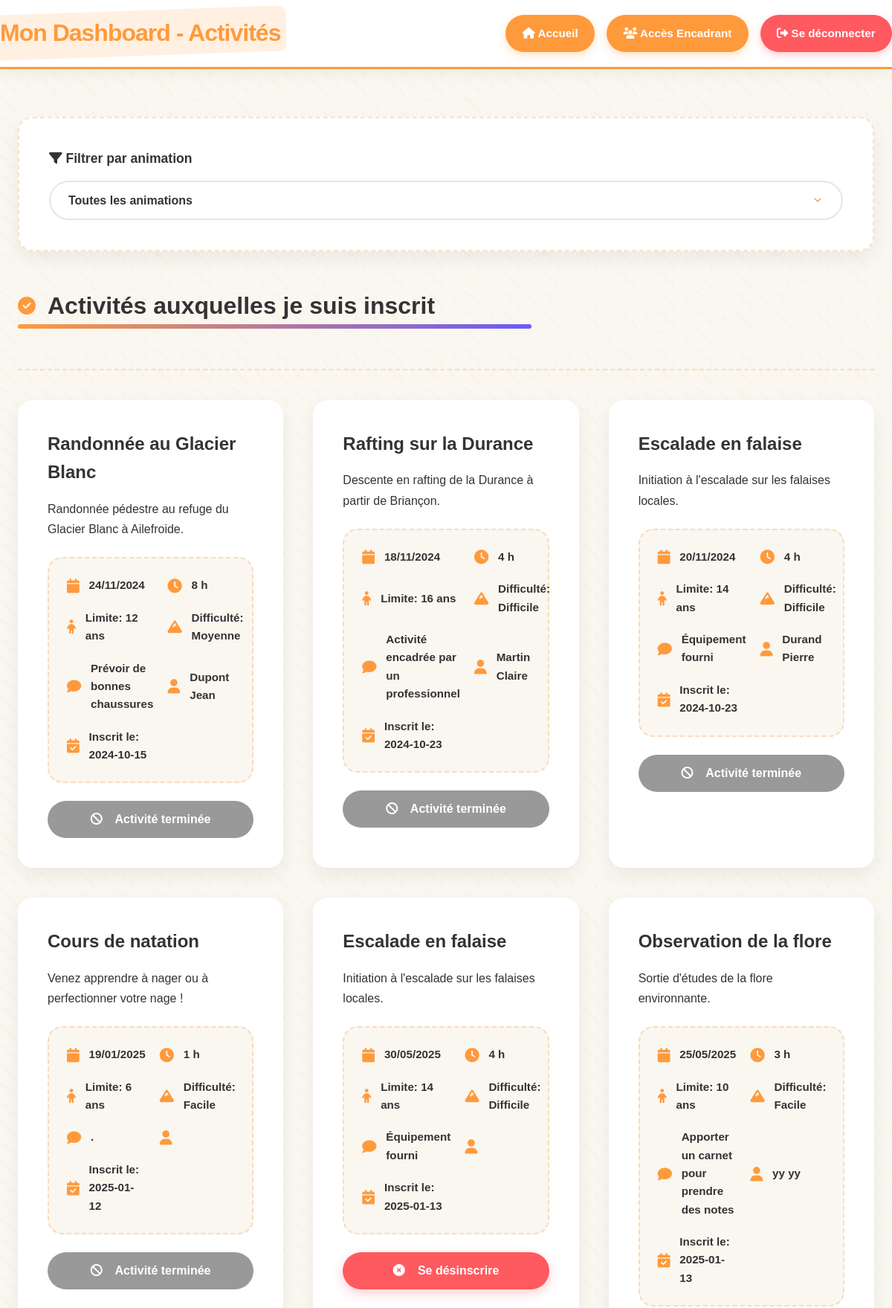
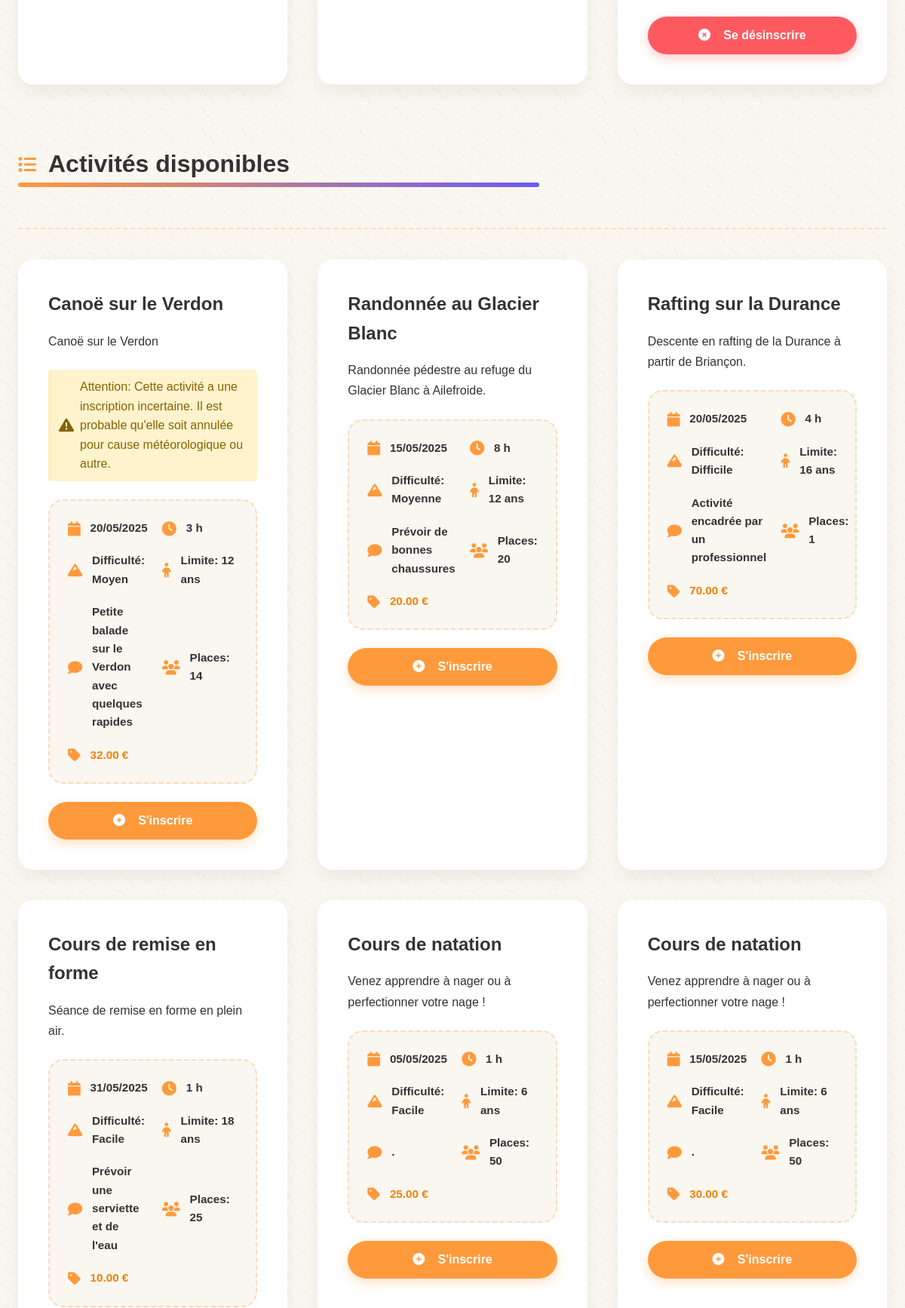
/ProjetLeger/app/views/dashboard_vacancier.php (signed in, upper part), run on the app's committed database (2 pictures, top to bottom).
### tables this page shows
CREATE TABLE `ANIMATION` (
  `CODEANIM` char(8) NOT NULL,
  `CODETYPEANIM` char(5) NOT NULL,
  `NOMANIM` char(40) DEFAULT NULL,
  `DATECREATIONANIM` date DEFAULT NULL,
  `DATEVALIDITEANIM` date DEFAULT NULL,
  `DUREEANIM` double(5,0) DEFAULT NULL,
  `LIMITEAGE` int DEFAULT NULL,
  `TARIFANIM` decimal(7,2) DEFAULT NULL,
  `NBREPLACEANIM` int DEFAULT NULL,
  `DESCRIPTANIM` char(250) DEFAULT NULL,
  `COMMENTANIM` char(250) DEFAULT NULL,
  `DIFFICULTEANIM` char(40) DEFAULT NULL
);

CREATE TABLE `ACTIVITE` (
  `CODEANIM` char(8) NOT NULL,
  `DATEACT` date NOT NULL,
  `CODEETATACT` char(2) NOT NULL,
  `HRRDVACT` time DEFAULT NULL,
  `PRIXACT` decimal(7,2) DEFAULT NULL,
  `HRDEBUTACT` time DEFAULT NULL,
  `HRFINACT` time DEFAULT NULL,
  `DATEANNULEACT` date DEFAULT NULL,
  `NOMRESP` char(40) DEFAULT NULL,
  `PRENOMRESP` char(30) DEFAULT NULL
);

CREATE TABLE `INSCRIPTION` (
  `NOINSCRIP` bigint NOT NULL,
  `USER` char(8) NOT NULL,
  `CODEANIM` char(8) NOT NULL,
  `DATEACT` date NOT NULL,
  `DATEINSCRIP` date DEFAULT NULL,
  `DATEANNULE` date DEFAULT NULL
);

### ProjetLeger/app/models/Inscription.php (called while the page is built, shortened)
<?php
class Inscription
{
    public function getInscriptionById($user_id) {
        $db = new Database();
        $connection = $db->getConnection();
        $query = "SELECT an.NOMANIM, an.DESCRIPTANIM, an.DUREEANIM, an.LIMITEAGE, an.DIFFICULTEANIM, an.COMMENTANIM,
                ac.DATEACT, ac.NOMRESP, ac.PRENOMRESP, i.CODEANIM, i.DATEINSCRIP, ac.CODEETATACT, e.NOMETATACT
              FROM ANIMATION an
              INNER JOIN ACTIVITE ac ON ac.CODEANIM = an.CODEANIM
              INNER JOIN INSCRIPTION i ON i.CODEANIM = an.CODEANIM AND i.DATEACT = ac.DATEACT
              INNER JOIN ETAT_ACT e ON e.CODEETATACT = ac.CODEETATACT
              WHERE i.USER = :id AND i.DATEANNULE IS NULL";
        $stmt = $connection->prepare($query);
        $stmt->bindParam(':id', $user_id);
        $stmt->execute();
        return $stmt->fetchAll();
    }
}

### ProjetLeger/app/controllers/InscriptionController.php (called while the page is built, shortened)
<?php
include_once '../models/Inscription.php';
class InscriptionController
{
    public function getInscriptionById($id) {
        $inscriptionModel = new \models\Inscription();
        return $inscriptionModel->getInscriptionById($id);
    }
}

### ProjetLeger/app/models/Activity.php (called while the page is built, shortened)
<?php
class Activity
{
    public static function getActivityUnRegister($id) {
        $db = new Database();
        $connection = $db->getConnection();
        $query = "SELECT an.NOMANIM, an.DUREEANIM, an.LIMITEAGE, an.DESCRIPTANIM, an.DIFFICULTEANIM, an.COMMENTANIM,
                    an.NBREPLACEANIM, ac.DATEACT, ac.PRIXACT, ac.CODEANIM, ac.CODEETATACT, e.NOMETATACT
                FROM ACTIVITE ac
                INNER JOIN ANIMATION an ON an.CODEANIM = ac.CODEANIM
                INNER JOIN ETAT_ACT e ON e.CODEETATACT = ac.CODEETATACT
                WHERE (ac.CODEANIM, ac.DATEACT) NOT IN
                    (SELECT i.CODEANIM, i.DATEACT FROM INSCRIPTION i WHERE i.USER = :id AND i.DATEANNULE IS NULL)
                AND ac.DATEANNULEACT IS NULL";
        $stmt = $connection->prepare($query);
        $stmt->bindParam(':id', $id);
        $stmt->execute();
        return $stmt->fetchAll();
    }
}

### ProjetLeger/app/controllers/ActivityController.php (called while the page is built, shortened)
<?php
include_once(dirname(__DIR__, 2) . '/app/models/Activity.php');
class ActivityController
{
    public function getActivityUnRegister($id) {
        $activiteModel = new Activity();
        $activities = $activiteModel->getActivityUnRegister($id);
        $currentDate = new \DateTime();
        $filteredActivities = array_filter($activities, function ($activity) use ($currentDate) {
            $activityDate = new \DateTime($activity['DATEACT']);
            return $activityDate >= $currentDate;
        });
        return $filteredActivities;
    }
}

### ProjetLeger/app/views/dashboard_vacancier.php (the view, shortened to what this page needs)
<?php
include_once '../controllers/ActivityController.php';
include_once '../controllers/InscriptionController.php';
$act = new controllers\ActivityController();
$inscriptionController = new controllers\InscriptionController();
$inscritActivities = $inscriptionController->getInscriptionById($_SESSION['user']);
$availableActivities = $act->getActivityUnRegister($_SESSION['user']);
$date = new DateTime();
?>
<!DOCTYPE html>
<html lang="fr">
<head>
    <link rel="stylesheet" href="https://cdnjs.cloudflare.com/ajax/libs/font-awesome/6.4.0/css/all.min.css">
    <link rel="stylesheet" href="../../assets/css/styles.css">
</head>
<body>
<nav class="navbar">
    <div class="container navbar-container">
        <h1 class="navbar-brand">Mon Dashboard - Activités</h1>
        <div class="navbar-links">
            <a href="../../index.php" class="nav-link primary">
                <i class="fas fa-home"></i> Accueil
            </a>
            <?php if ((isset($_SESSION['profil']) && $_SESSION['profil'] === 'en') || (isset($_SESSION['user']) && $_SESSION['user'] === 'admin')): ?>
                <a href="dashboard_encadrant.php" class="nav-link primary">
                    <i class="fas fa-users"></i> Accès Encadrant
                </a>
            <?php endif; ?>
            <a href="logout.php" class="nav-link danger">
                <i class="fas fa-sign-out-alt"></i> Se déconnecter
            </a>
        </div>
    </div>
</nav>
<div class="main-content">
    <div class="container">
        <div class="filter-container fade-in">
            <label for="animationFilter" class="filter-label">
                <i class="fas fa-filter"></i> Filtrer par animation
            </label>
            <select id="animationFilter" class="filter-select" onchange="filterAnimation()">
                <option value="all">Toutes les animations</option>
            </select>
        </div>
        <div class="dashboard-section fade-in">
            <div class="section-header">
                <h2 class="section-title">
                    <i class="fas fa-check-circle"></i> Activités auxquelles je suis inscrit
                </h2>
            </div>
            <div id="inscrit-activities" class="activity-grid">
                <?php if (empty($inscritActivities)): ?>
                    <div class="empty-state">
                        <i class="fas fa-calendar-times fa-3x" style="color: var(--gray);"></i>
                        <p>Vous n'êtes inscrit à aucune activité pour le moment.</p>
                    </div>
                <?php else: ?>
                    <?php foreach ($inscritActivities as $activity): ?>
                        <div id="activity-<?= $activity['CODEANIM'] ?>" class="activity-card">
                            <div class="activity-content">
                                <h3 class="activity-title"><?= $activity['NOMANIM'] ?></h3>
                                <p class="activity-description"><?= $activity['DESCRIPTANIM'] ?></p>
                                <div class="activity-details">
                                    <div class="activity-detail">
                                        <i class="fas fa-calendar"></i>
                                        <span>
                                                <?php
                                                $dateAct = new DateTime($activity['DATEACT']);
                                                echo $dateAct->format('d/m/Y');
                                                ?>
                                            </span>
                                    </div>
                                    <div class="activity-detail">
                                        <i class="fas fa-clock"></i>
                                        <span><?= $activity['DUREEANIM'] ?> h</span>
                                    </div>
                                    <div class="activity-detail">
                                        <i class="fas fa-child"></i>
                                        <span>Limite: <?= $activity['LIMITEAGE'] ?> ans</span>
                                    </div>
                                    <div class="activity-detail">
                                        <i class="fas fa-mountain"></i>
                                        <span>Difficulté: <?= $activity['DIFFICULTEANIM'] ?></span>
                                    </div>
                                    <div class="activity-detail">
                                        <i class="fas fa-comment"></i>
                                        <span><?= $activity['COMMENTANIM'] ?></span>
                                    </div>
                                    <div class="activity-detail">
                                        <i class="fas fa-user"></i>
                                        <span><?= $activity['NOMRESP'] . " " . $activity['PRENOMRESP'] ?></span>
                                    </div>
                                    <div class="activity-detail">
                                        <i class="fas fa-calendar-check"></i>
                                        <span>Inscrit le: <?= $activity['DATEINSCRIP'] ?></span>
                                    </div>
                                </div>
                                <?php if($date > $dateAct): ?>
                                    <button class="btn btn-disabled" disabled>
                                        <i class="fas fa-ban"></i> Activité terminée
                                    </button>
                                <?php else: ?>
                                    <button class="btn btn-danger" onclick="unsubscribeActivity('<?= $activity['CODEANIM'] ?>', '<?= $activity['DATEACT'] ?>')">
                                        <i class="fas fa-times-circle"></i> Se désinscrire
                                    </button>
                                <?php endif; ?>
                            </div>
                        </div>
                    <?php endforeach; ?>
                <?php endif; ?>
            </div>
        </div>
        <div class="dashboard-section fade-in">
            <div class="section-header">
                <h2 class="section-title">
                    <i class="fas fa-list"></i> Activités disponibles
                </h2>
            </div>
            <div id="available-activities" class="activity-grid">
                <?php if (empty($availableActivities)): ?>
                    <div class="empty-state">
                        <i class="fas fa-calendar-times fa-3x" style="color: var(--gray);"></i>
                        <p>Aucune activité n'est disponible pour le moment.</p>
                    </div>
                <?php else: ?>
                    <?php foreach ($availableActivities as $activity): ?>
                        <div id="activity-<?= $activity['CODEANIM'] ?>" class="activity-card">
                            <div class="activity-content">
                                <h3 class="activity-title"><?= $activity['NOMANIM'] ?></h3>
                                <p class="activity-description"><?= $activity['DESCRIPTANIM'] ?></p>
                                <?php if(isset($activity['CODEETATACT']) && $activity['CODEETATACT'] === 'in'): ?>
                                    <div class="activity-warning">
                                        <i class="fas fa-exclamation-triangle"></i>
                                        <span>Attention: Cette activité a une inscription incertaine. Il est probable qu'elle soit annulée pour cause météorologique ou autre.</span>
                                    </div>
                                <?php endif; ?>
                                <div class="activity-details">
                                    <div class="activity-detail">
                                        <i class="fas fa-calendar"></i>
                                        <span>
                                                <?php
                                                $dateAct = new DateTime($activity['DATEACT']);
                                                echo $dateAct->format('d/m/Y');
                                                ?>
                                            </span>
                                    </div>
                                    <div class="activity-detail">
                                        <i class="fas fa-clock"></i>
                                        <span><?= $activity['DUREEANIM'] ?> h</span>
                                    </div>
                                    <div class="activity-detail">
                                        <i class="fas fa-mountain"></i>
                                        <span>Difficulté: <?= $activity['DIFFICULTEANIM'] ?></span>
                                    </div>
                                    <div class="activity-detail">
                                        <i class="fas fa-child"></i>
                                        <span>Limite: <?= $activity['LIMITEAGE'] ?> ans</span>
                                    </div>
                                    <div class="activity-detail">
                                        <i class="fas fa-comment"></i>
                                        <span><?= $activity['COMMENTANIM'] ?></span>
                                    </div>
                                    <div class="activity-detail">
                                        <i class="fas fa-users"></i>
                                        <span>Places: <?= $activity['NBREPLACEANIM'] ?></span>
                                    </div>
                                    <div class="activity-detail price-tag">
                                        <i class="fas fa-tag"></i>
                                        <span><?= $activity['PRIXACT'] ?> €</span>
                                    </div>
                                </div>
                                <button class="btn btn-primary" onclick="subscribeActivity('<?= $activity['CODEANIM'] ?>', '<?= $activity['DATEACT'] ?>')">
                                    <i class="fas fa-plus-circle"></i> S'inscrire
                                </button>
                            </div>
                        </div>
                    <?php endforeach; ?>
                <?php endif; ?>
            </div>
        </div>
    </div>
</div>
</body>
</html>

### ProjetLeger/app/views/dashboard_vacancier.php (style rules this page uses)
.activity-warning { background-color: #fff3cd; color: #856404; padding: 10px; border-radius: 5px; margin-bottom: 15px; border-left: 4px solid #ffeeba; display: flex; align-items: center; gap: 8px; }
.activity-warning i { font-size: 1.25rem; }

### data on the page
animation: NOMANIM "Randonnée au Glacier Blanc", DESCRIPTANIM "Randonnée pédestre au refuge du Glacier Blanc à Ailefroide.", activite.DATEACT "24/11/2024", DUREEANIM "8", LIMITEAGE "12", DIFFICULTEANIM "Moyenne", COMMENTANIM "Prévoir de bonnes chaussures", activite.NOMRESP "Dupont", activite.PRENOMRESP "Jean", inscription.DATEINSCRIP "2024-10-15", shows "Activité terminée"
animation: NOMANIM "Rafting sur la Durance", DESCRIPTANIM "Descente en rafting de la Durance à partir de Briançon.", activite.DATEACT "18/11/2024", DUREEANIM "4", LIMITEAGE "16", DIFFICULTEANIM "Difficile", COMMENTANIM "Activité encadrée par un professionnel", activite.NOMRESP "Martin", activite.PRENOMRESP "Claire", inscription.DATEINSCRIP "2024-10-23", shows "Activité terminée"
animation: NOMANIM "Escalade en falaise", DESCRIPTANIM "Initiation à l'escalade sur les falaises locales.", activite.DATEACT "20/11/2024", DUREEANIM "4", LIMITEAGE "14", DIFFICULTEANIM "Difficile", COMMENTANIM "Équipement fourni", activite.NOMRESP "Durand", activite.PRENOMRESP "Pierre", inscription.DATEINSCRIP "2024-10-23", shows "Activité terminée", activite.DATEACT "30/05/2025", inscription.DATEINSCRIP "2025-01-13"
animation: NOMANIM "Cours de natation", DESCRIPTANIM "Venez apprendre à nager ou à perfectionner votre nage !", activite.DATEACT "19/01/2025", DUREEANIM "1", LIMITEAGE "6", DIFFICULTEANIM "Facile", COMMENTANIM ".", inscription.DATEINSCRIP "2025-01-12", shows "Activité terminée"
animation: NOMANIM "Observation de la flore", DESCRIPTANIM "Sortie d'études de la flore environnante.", activite.DATEACT "25/05/2025", DUREEANIM "3", LIMITEAGE "10", DIFFICULTEANIM "Facile", COMMENTANIM "Apporter un carnet pour prendre des notes", activite.NOMRESP "yy", activite.PRENOMRESP "yy", inscription.DATEINSCRIP "2025-01-13"
activite: CODEANIM.NOMANIM "Canoë sur le Verdon", CODEANIM.DESCRIPTANIM "Canoë sur le Verdon", DATEACT "20/05/2025", CODEANIM.DUREEANIM "3", CODEANIM.DIFFICULTEANIM "Moyen", CODEANIM.LIMITEAGE "12", CODEANIM.COMMENTANIM "Petite balade sur le Verdon avec quelques rapides", CODEANIM.NBREPLACEANIM "14", PRIXACT "32.00"
activite: CODEANIM.NOMANIM "Randonnée au Glacier Blanc", CODEANIM.DESCRIPTANIM "Randonnée pédestre au refuge du Glacier Blanc à Ailefroide.", DATEACT "15/05/2025", CODEANIM.DUREEANIM "8", CODEANIM.DIFFICULTEANIM "Moyenne", CODEANIM.LIMITEAGE "12", CODEANIM.COMMENTANIM "Prévoir de bonnes chaussures", CODEANIM.NBREPLACEANIM "20", PRIXACT "20.00"
activite: CODEANIM.NOMANIM "Rafting sur la Durance", CODEANIM.DESCRIPTANIM "Descente en rafting de la Durance à partir de Briançon.", DATEACT "20/05/2025", CODEANIM.DUREEANIM "4", CODEANIM.DIFFICULTEANIM "Difficile", CODEANIM.LIMITEAGE "16", CODEANIM.COMMENTANIM "Activité encadrée par un professionnel", CODEANIM.NBREPLACEANIM "1", PRIXACT "70.00"
activite: CODEANIM.NOMANIM "Cours de remise en forme", CODEANIM.DESCRIPTANIM "Séance de remise en forme en plein air.", DATEACT "31/05/2025", CODEANIM.DUREEANIM "1", CODEANIM.DIFFICULTEANIM "Facile", CODEANIM.LIMITEAGE "18", CODEANIM.COMMENTANIM "Prévoir une serviette et de l'eau", CODEANIM.NBREPLACEANIM "25", PRIXACT "10.00"
activite: CODEANIM.NOMANIM "Cours de natation", CODEANIM.DESCRIPTANIM "Venez apprendre à nager ou à perfectionner votre nage !", DATEACT "05/05/2025", CODEANIM.DUREEANIM "1", CODEANIM.DIFFICULTEANIM "Facile", CODEANIM.LIMITEAGE "6", CODEANIM.COMMENTANIM ".", CODEANIM.NBREPLACEANIM "50", PRIXACT "25.00"
activite: CODEANIM.NOMANIM "Cours de natation", CODEANIM.DESCRIPTANIM "Venez apprendre à nager ou à perfectionner votre nage !", DATEACT "15/05/2025", CODEANIM.DUREEANIM "1", CODEANIM.DIFFICULTEANIM "Facile", CODEANIM.LIMITEAGE "6", CODEANIM.COMMENTANIM ".", CODEANIM.NBREPLACEANIM "50", PRIXACT "30.00"
